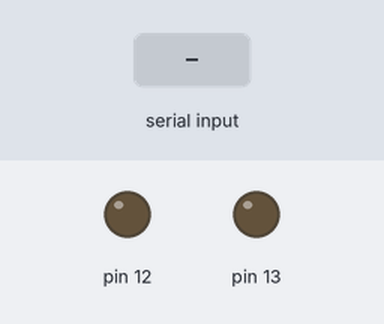
The sketch below on a simulated Arduino Uno, built with avr-gcc and run on an emulated ATmega328P. Shown: output pins drawn as LEDs (lit = HIGH). Inputs (shaded band) come from the test bench. What the sketch prints to the serial monitor is not drawn.

Above: at 1.2 s.
1.3 s: "1\n" received over Serial
At 1.8 s:
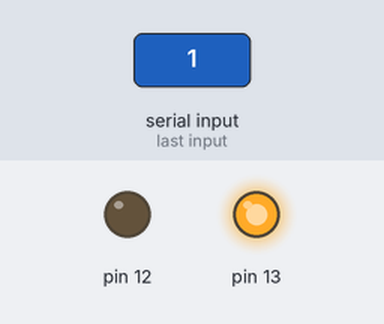
2.8 s: "3\n" received over Serial
At 4.0 s:
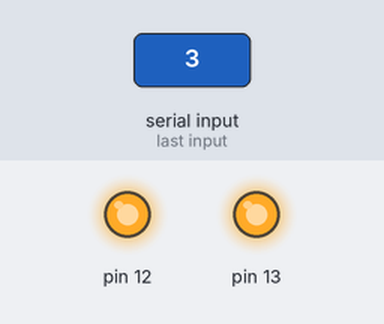
4.3 s: "2\n" received over Serial
At 5.3 s:
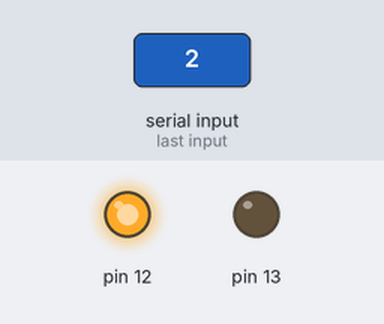
5.8 s: "4\n" received over Serial
At 6.4 s:
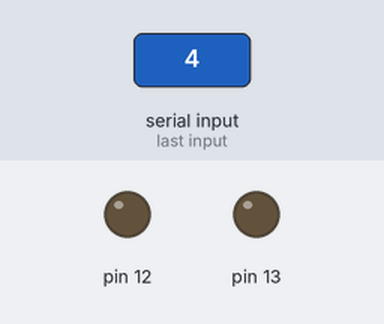
Timing chart, 0 to 8.3 s (numbered marks = the images above; inputs shaded):
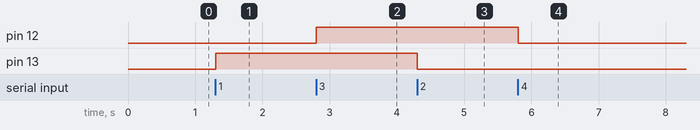

Measured:
- after the input at 1.3 s, pin 13: LOW → HIGH at once
- after the input at 2.8 s, pin 12: LOW → HIGH at once
- after the input at 4.3 s, pin 13: HIGH → LOW at once
- after the input at 5.8 s, pin 12: HIGH → LOW at once

The sketch:

sketch.ino
```cpp
void setup() {
  // put your setup code here, to run once:
  pinMode(13, OUTPUT);
  pinMode(12, OUTPUT);
  Serial.begin(9600);
  while(!Serial);
  Serial.println("Input 1 to Turn LED on and 2 to off");
}

void loop() {
  // put your main code here, to run repeatedly:
  if (Serial.available())
  {
    int state = Serial.parseInt();
    if (state == 1)
    {
      digitalWrite(13, HIGH);
    }

    if (state == 2)
    {
      digitalWrite(13, LOW);
    }

    if (state == 3)
    {
      digitalWrite(12, HIGH);
    }

    if (state == 4)
    {
      digitalWrite(12, LOW);
    }
  }
}
```
